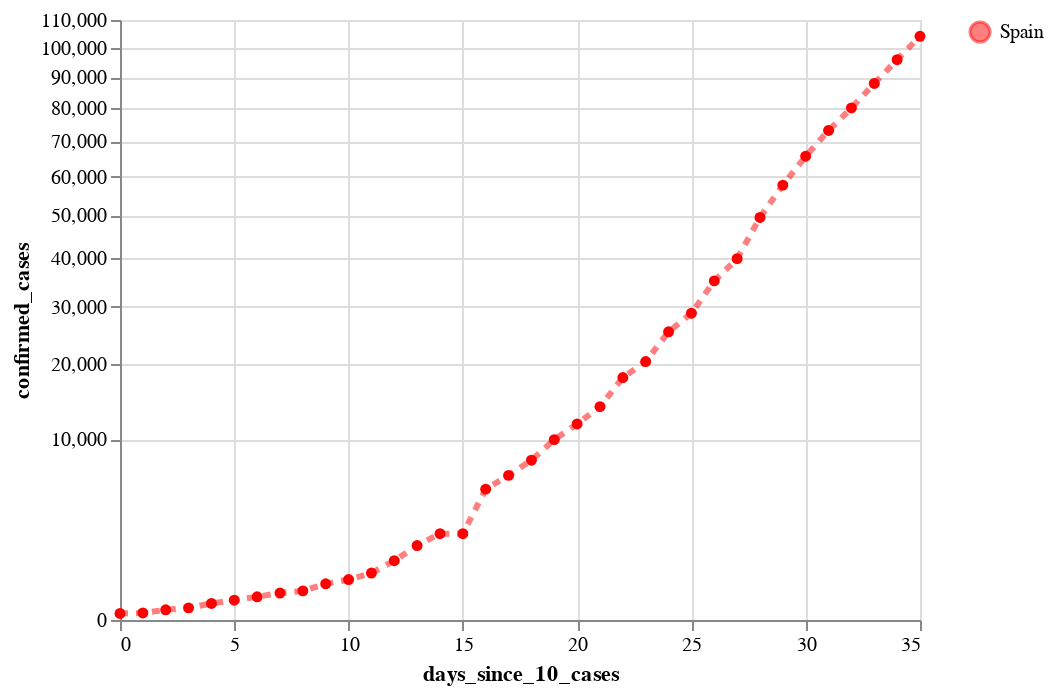

Notebook code cell kept with this figure:
### Code cell
#hide

cases_es_plot = alt.Chart(source_es).mark_line(
    color='red',
    opacity=0.5,
    strokeDash=[4,4],
    strokeWidth=3,
    point=True
).encode(
    x='days_since_10_cases:Q',
#     y='confirmed_cases:Q',
    y=alt.Y('confirmed_cases:Q', scale=alt.Scale(type='sqrt')),
#     size='new_cases:Q',
    tooltip=['country', 'date:T', 'confirmed_cases', 'new_cases', 'new_deaths'],
    color=alt.Color('country', scale=alt.Scale(range=['red'], domain=['Spain']), title="")
)

cases_es_plot

### Figure 1 — Vega-Lite specification as saved in the notebook (floating-point values rounded to 4 significant figures)
{"config": {"view": {"continuousWidth": 400, "continuousHeight": 300}}, "data": {"name": "data-7df6663c37c9ef16dd314f443971e3c0"}, "mark": {"type": "line", "color": "red", "opacity": 0.5, "point": true, "strokeDash": [4, 4], "strokeWidth": 3}, "encoding": {"color": {"type": "nominal", "field": "country", "scale": {"domain": ["Spain"], "range": ["red"]}, "title": ""}, "tooltip": [{"type": "nominal", "field": "country"}, {"type": "temporal", "field": "date"}, {"type": "quantitative", "field": "confirmed_cases"}, {"type": "quantitative", "field": "new_cases"}, {"type": "quantitative", "field": "new_deaths"}], "x": {"type": "quantitative", "field": "days_since_10_cases"}, "y": {"type": "quantitative", "field": "confirmed_cases", "scale": {"type": "sqrt"}}}, "$schema": "https://vega.github.io/schema/vega-lite/v4.0.2.json", "datasets": {"data-7df6663c37c9ef16dd314f443971e3c0": [{"country": "Spain", "date": "2020-02-26", "days_since_10_cases": 0, "confirmed_cases": 13, "confirmed_cases_per_million": 0.0, "new_cases": 0, "new_deaths": 0, "new_recovered": 0}, {"country": "Spain", "date": "2020-02-27", "days_since_10_cases": 1, "confirmed_cases": 15, "confirmed_cases_per_million": 0.0, "new_cases": 2, "new_deaths": 0, "new_recovered": 0}, {"country": "Spain", "date": "2020-02-28", "days_since_10_cases": 2, "confirmed_cases": 32, "confirmed_cases_per_million": 1.0, "new_cases": 17, "new_deaths": 0, "new_recovered": 0}, {"country": "Spain", "date": "2020-02-29", "days_since_10_cases": 3, "confirmed_cases": 45, "confirmed_cases_per_million": 1.0, "new_cases": 13, "new_deaths": 0, "new_recovered": 0}, {"country": "Spain", "date": "2020-03-01", "days_since_10_cases": 4, "confirmed_cases": 84, "confirmed_cases_per_million": 2.0, "new_cases": 39, "new_deaths": 0, "new_recovered": 0}, {"country": "Spain", "date": "2020-03-02", "days_since_10_cases": 5, "confirmed_cases": 120, "confirmed_cases_per_million": 3.0, "new_cases": 36, "new_deaths": 0, "new_recovered": 0}, {"country": "Spain", "date": "2020-03-03", "days_since_10_cases": 6, "confirmed_cases": 165, "confirmed_cases_per_million": 4.0, "new_cases": 45, "new_deaths": 1, "new_recovered": 0}, {"country": "Spain", "date": "2020-03-04", "days_since_10_cases": 7, "confirmed_cases": 222, "confirmed_cases_per_million": 5.0, "new_cases": 57, "new_deaths": 1, "new_recovered": 0}, {"country": "Spain", "date": "2020-03-05", "days_since_10_cases": 8, "confirmed_cases": 259, "confirmed_cases_per_million": 5.0, "new_cases": 37, "new_deaths": 1, "new_recovered": 0}, {"country": "Spain", "date": "2020-03-06", "days_since_10_cases": 9, "confirmed_cases": 400, "confirmed_cases_per_million": 8.0, "new_cases": 141, "new_deaths": 2, "new_recovered": 0}, {"country": "Spain", "date": "2020-03-07", "days_since_10_cases": 10, "confirmed_cases": 500, "confirmed_cases_per_million": 11.0, "new_cases": 100, "new_deaths": 5, "new_recovered": 28}, {"country": "Spain", "date": "2020-03-08", "days_since_10_cases": 11, "confirmed_cases": 673, "confirmed_cases_per_million": 14.0, "new_cases": 173, "new_deaths": 7, "new_recovered": 0}, {"country": "Spain", "date": "2020-03-09", "days_since_10_cases": 12, "confirmed_cases": 1073, "confirmed_cases_per_million": 23.0, "new_cases": 400, "new_deaths": 11, "new_recovered": 2}, {"country": "Spain", "date": "2020-03-10", "days_since_10_cases": 13, "confirmed_cases": 1695, "confirmed_cases_per_million": 36.0, "new_cases": 622, "new_deaths": 7, "new_recovered": 0}, {"country": "Spain", "date": "2020-03-11", "days_since_10_cases": 14, "confirmed_cases": 2277, "confirmed_cases_per_million": 48.0, "new_cases": 582, "new_deaths": 19, "new_recovered": 151}, {"country": "Spain", "date": "2020-03-12", "days_since_10_cases": 15, "confirmed_cases": 2277, "confirmed_cases_per_million": 48.0, "new_cases": 0, "new_deaths": 1, "new_recovered": 0}, {"country": "Spain", "date": "2020-03-13", "days_since_10_cases": 16, "confirmed_cases": 5232, "confirmed_cases_per_million": 111.0, "new_cases": 2955, "new_deaths": 78, "new_recovered": 10}, {"country": "Spain", "date": "2020-03-14", "days_since_10_cases": 17, "confirmed_cases": 6391, "confirmed_cases_per_million": 136.0, "new_cases": 1159, "new_deaths": 62, "new_recovered": 324}, {"country": "Spain", "date": "2020-03-15", "days_since_10_cases": 18, "confirmed_cases": 7798, "confirmed_cases_per_million": 166.0, "new_cases": 1407, "new_deaths": 94, "new_recovered": 0}, {"country": "Spain", "date": "2020-03-16", "days_since_10_cases": 19, "confirmed_cases": 9942, "confirmed_cases_per_million": 211.0, "new_cases": 2144, "new_deaths": 53, "new_recovered": 13}, {"country": "Spain", "date": "2020-03-17", "days_since_10_cases": 20, "confirmed_cases": 11748, "confirmed_cases_per_million": 249.0, "new_cases": 1806, "new_deaths": 191, "new_recovered": 498}, {"country": "Spain", "date": "2020-03-18", "days_since_10_cases": 21, "confirmed_cases": 13910, "confirmed_cases_per_million": 295.0, "new_cases": 2162, "new_deaths": 90, "new_recovered": 53}, {"country": "Spain", "date": "2020-03-19", "days_since_10_cases": 22, "confirmed_cases": 17963, "confirmed_cases_per_million": 381.0, "new_cases": 4053, "new_deaths": 207, "new_recovered": 26}, {"country": "Spain", "date": "2020-03-20", "days_since_10_cases": 23, "confirmed_cases": 20410, "confirmed_cases_per_million": 433.0, "new_cases": 2447, "new_deaths": 213, "new_recovered": 481}, {"country": "Spain", "date": "2020-03-21", "days_since_10_cases": 24, "confirmed_cases": 25374, "confirmed_cases_per_million": 539.0, "new_cases": 4964, "new_deaths": 332, "new_recovered": 537}, {"country": "Spain", "date": "2020-03-22", "days_since_10_cases": 25, "confirmed_cases": 28768, "confirmed_cases_per_million": 611.0, "new_cases": 3394, "new_deaths": 397, "new_recovered": 450}, {"country": "Spain", "date": "2020-03-23", "days_since_10_cases": 26, "confirmed_cases": 35136, "confirmed_cases_per_million": 746.0, "new_cases": 6368, "new_deaths": 539, "new_recovered": 0}, {"country": "Spain", "date": "2020-03-24", "days_since_10_cases": 27, "confirmed_cases": 39885, "confirmed_cases_per_million": 847.0, "new_cases": 4749, "new_deaths": 497, "new_recovered": 1219}, {"country": "Spain", "date": "2020-03-25", "days_since_10_cases": 28, "confirmed_cases": 49515, "confirmed_cases_per_million": 1051.0, "new_cases": 9630, "new_deaths": 839, "new_recovered": 1573}, {"country": "Spain", "date": "2020-03-26", "days_since_10_cases": 29, "confirmed_cases": 57786, "confirmed_cases_per_million": 1227.0, "new_cases": 8271, "new_deaths": 718, "new_recovered": 1648}, {"country": "Spain", "date": "2020-03-27", "days_since_10_cases": 30, "confirmed_cases": 65719, "confirmed_cases_per_million": 1395.0, "new_cases": 7933, "new_deaths": 773, "new_recovered": 2342}, {"country": "Spain", "date": "2020-03-28", "days_since_10_cases": 31, "confirmed_cases": 73235, "confirmed_cases_per_million": 1555.0, "new_cases": 7516, "new_deaths": 844, "new_recovered": 2928}, {"country": "Spain", "date": "2020-03-29", "days_since_10_cases": 32, "confirmed_cases": 80110, "confirmed_cases_per_million": 1701.0, "new_cases": 6875, "new_deaths": 821, "new_recovered": 2424}, {"country": "Spain", "date": "2020-03-30", "days_since_10_cases": 33, "confirmed_cases": 87956, "confirmed_cases_per_million": 1867.0, "new_cases": 7846, "new_deaths": 913, "new_recovered": 2071}, {"country": "Spain", "date": "2020-03-31", "days_since_10_cases": 34, "confirmed_cases": 95923, "confirmed_cases_per_million": 2037.0, "new_cases": 7967, "new_deaths": 748, "new_recovered": 2479}, {"country": "Spain", "date": "2020-04-01", "days_since_10_cases": 35, "confirmed_cases": 104118, "confirmed_cases_per_million": 2211.0, "new_cases": 8195, "new_deaths": 923, "new_recovered": 3388}]}}
